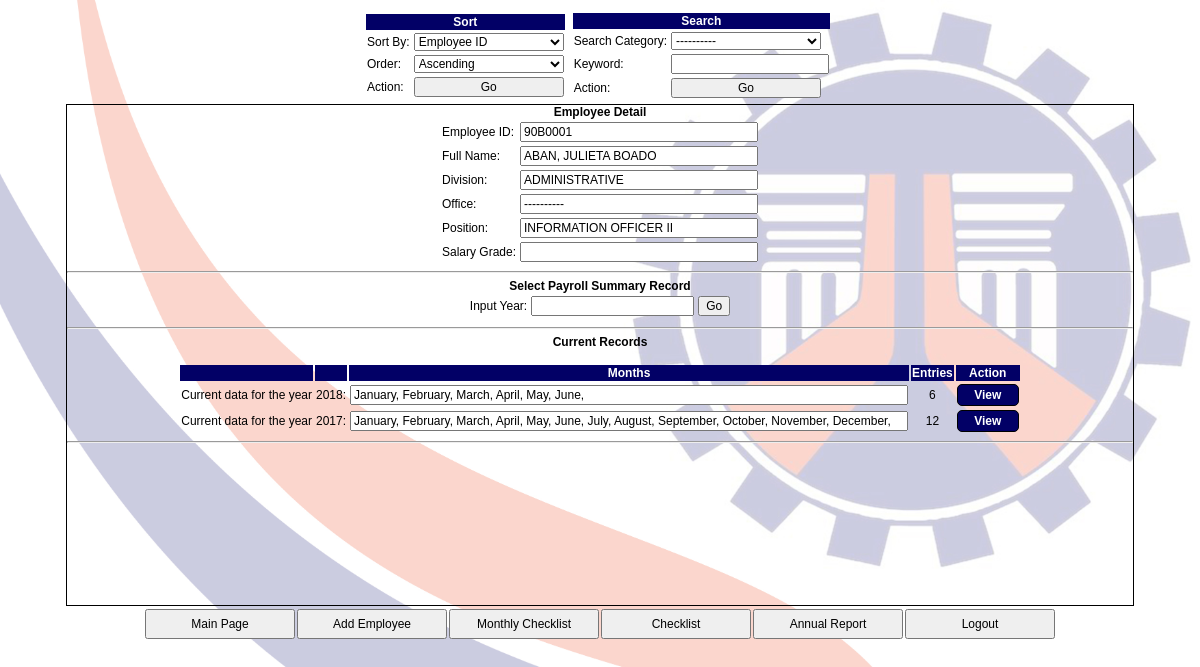
The page /ORIGINAL/Payroll_Summary/php/view_summary.php?id=90B0001 (signed in) on the database as committed earlier.
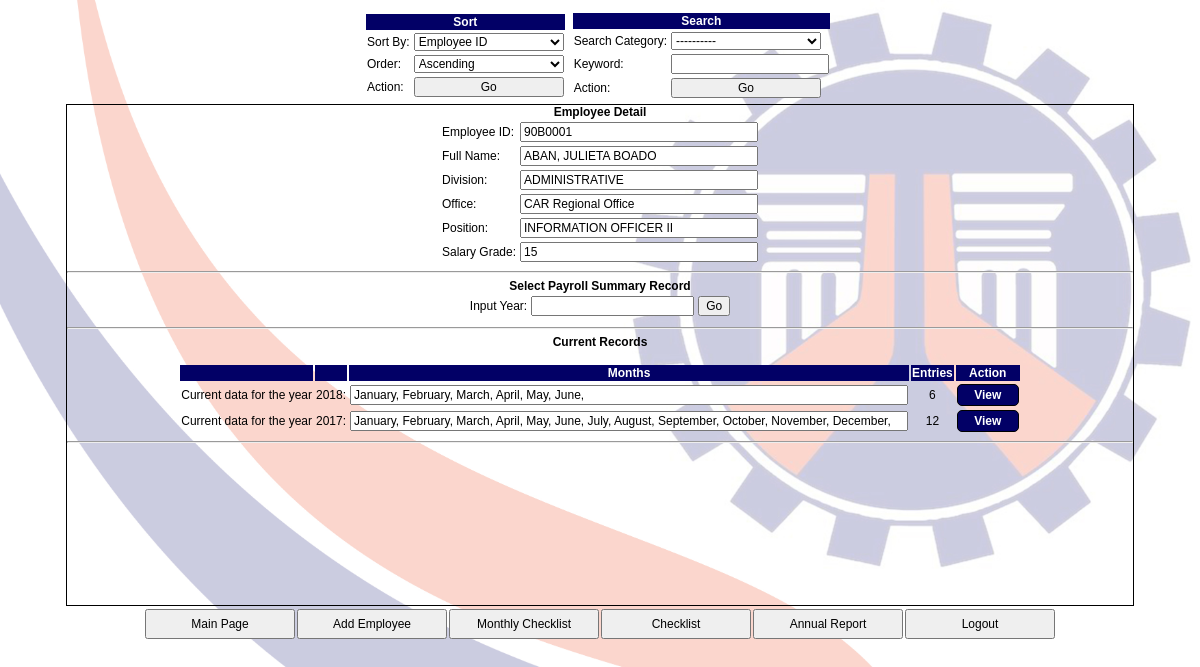
The same page on the database as committed later.
### tables this page shows
CREATE TABLE `employees` (
  `id` varchar(25) NOT NULL,
  `lastname` varchar(45) NOT NULL,
  `firstname` varchar(45) NOT NULL,
  `middlename` varchar(45) NOT NULL,
  `division` varchar(45) DEFAULT NULL,
  `office` varchar(50) DEFAULT NULL,
  `position` varchar(45) NOT NULL,
  `salarygrade` varchar(20) DEFAULT NULL,
  `bpno` varchar(25) DEFAULT NULL,
  `middle_initial` varchar(25) DEFAULT NULL,
  `prefix` varchar(25) DEFAULT NULL,
  `extention` varchar(25) DEFAULT NULL,
  `birthdate` date DEFAULT NULL,
  `crn` varchar(25) DEFAULT NULL,
  PRIMARY KEY (`id`)
);

### ORIGINAL/Payroll_Summary/php/view_summary.php (the view, shortened to what this page needs)
<!DOCTYPE html>
<html>
<head>
	<?php
		include 'dbconn.php';
		include 'links.php';
	?>
</head>
<body>
<?php
	include 'search_main.php';
?>
<div id="sub">
<h3>Employee Detail</h3>
<?php
		$id = $_GET['id'];
		$result = $conn->query("SELECT * FROM employees WHERE id = '{$id}'");
	    echo "<table>";
	    while($row = $result->fetch_assoc()){
	    	echo "<td class='format'><label >Employee ID: </label></td>";
	    	echo '<td><input class = "tb_size1" readonly type="text" value="'.$row['id'].'"</input></td>';
	    	echo '<tr>';
	    	echo "<td class='format'><label>Full Name: </label></td>";
	    	echo '<td><input class = "tb_size1" readonly type="text" value="'.$row['lastname'].', '.$row['firstname'].' '.$row['middlename'].'"</input></td>';
	    	echo '</tr>';
	    	echo '<tr>';
	    	echo "<td class='format'><label>Division: </label></td>";
	    	echo '<td><input class = "tb_size1" readonly type="text" value="'.$row['division'].'"</input></td>';
	    	echo '</tr>';
	    	echo '<tr>';
	    	echo "<td class='format'><label>Office: </label></td>";
	    	echo '<td><input class = "tb_size1" readonly type="text" value="'.$row['office'].'"</input></td>';
	    	echo '</tr>';
	    	echo '<tr>';
	    	echo "<td class='format'><label>Position: </label></td>";
	    	echo '<td><input class = "tb_size1" readonly type="text" value="'.$row['position'].'"</input></td>';
	    	echo '</tr>';
	    	echo '<tr>';
	    	echo "<td class='format'><label>Salary Grade: </label></td>";
	    	echo '<td><input class = "tb_size1" readonly type="text" value="'.$row['salarygrade'].'"</input></td>';
	    	echo '</tr>';
	    }
	    echo "</table>";
?>
<hr>
<h3>Select Payroll Summary Record</h3>
		<?php
			echo '<form id="Home" action="view_monthly.php?id='.$id.'" method="post">';
		?>
<table>
	<tr>
		<td>Input Year: </td>
		<td><input type="text" maxlength = "4" name="year"></input></td>
		<td><input type="submit" value="Go"></input></td>
	</tr>
</table>
<hr>
<?php
		$id = $_GET['id'];
	    $result2 = $conn->query("SELECT DISTINCT payroll_data.year FROM payroll_data LEFT JOIN employees ON payroll_data.id = employees.id WHERE employees.id ='".$id."' ORDER BY payroll_data.year DESC ");
	    echo "<h3>Current Records</h3>";
	    echo "<br>";
	    echo "<table>";
	    echo "<tr>";
	    echo "<th></th>";
	    echo "<th></th>";
	    echo "<th>Months</th>";
	    echo "<th>Entries</th>";
	    echo "<th>Action</th>";
	    echo "</tr>";
	    while($row = $result2->fetch_assoc()){
	    	echo '<tr>';
	    	echo "<td class='format'><label >Current data for the year </label></td>";
	    	echo '<td><label>'.$row['year'].': </label></td>';
	   		echo '<td><input class = "tb_size10" readonly type="text" value="';
	   		$result3 = $conn->query("SELECT * FROM payroll_data LEFT JOIN employees ON payroll_data.id = employees.id WHERE employees.id ='".$id."' AND year = ".$row['year']." ORDER BY month_num ASC");
	   		while($row2 = $result3->fetch_assoc()){
	   			echo $row2['month'].", ";
	   		}
	   		echo '"</input></td>';
	   		echo "<td>".$result3->num_rows."</td>";
	   		echo "<td><a href = 'view_individually.php?id=".$id."&year=".$row['year']."'>View</a></td>";
	    	echo '</tr>';
	    }
	    echo "</table>";
?>
</form>
<hr>
</div>
<?php
	include 'universal_footer.php';
?>
</body>
</html>

### ORIGINAL/Payroll_Summary/php/links.php
<link rel="stylesheet" type="text/css" href="../style/style.css">

### ORIGINAL/Payroll_Summary/php/search_main.php (shortened to what this page needs)
<table id="main_menu">
<tr>
<td>
<table>
		<form id="Home" action="portal_sort.php" method="post">
		<tr>
			<th colspan="2">Sort</th>
		</tr>
		<tr>
			<td>
				<label>Sort By: </label>
			</td>
			<td>
				<select name="sort_op">
					<option>Employee ID</option>
				</select>
			</td>
		</tr>
		<tr>
			<td>
				<label>Order: </label>
			</td>
			<td>
				<select name="sort_or">
					<option>Ascending</option>
				</select>
			</td>
		</tr>
		<tr>
			<td>
				<label>Action: </label>
			</td>
			<td>
				<input class = "srbtn" type="submit" name = "submit" value="Go"></input>
			</td>
		</tr>
		</form>
	</table>
	</td>
	<td>
	<table>
		<form id="Home" action="portal_search.php" method="post">
		<tr>
			<th colspan="2">Search</th>
		</tr>
		<tr>
			<td>
				<label>Search Category: </label>
			</td>
			<td>
				<select name="categ_op_search">
					<option>----------</option>
				</select>
			</td>
			<td>
			</td>
		</tr>
		<tr>
			<td>
				<label>Keyword: </label>
			</td>
			<td>
				<input type="text" name='keyword'></input>
			</td>
		</tr>
		<tr>
			<td>
				<label>Action: </label>
			</td>
			<td>
				<input class = "srbtn" type="submit" value="Go"></input>
			</td>
		</tr>
		</form>
	</table>
	</td>
	</tr>
	</table>

### ORIGINAL/Payroll_Summary/php/universal_footer.php
<div id="footer" >
<table class="hide">
		<tr>
			<td>
				<form action="portal.php" method="post">
					<input class = "mjbtn" type="submit" value="Main Page"></input>
				</form>
			</td>
			<td>
				<form action="emp_add.php" method="post">
					<input class = "mjbtn" type="submit" value="Add Employee"></input>
				</form>
			</td>
			<td>
				<form action="monthly_checklist.php" method="post">
					<input class = "mjbtn" type="submit" value="Monthly Checklist"></input>
				</form>
			</td>
			<td>
				<form action="checklist.php" method="post">
					<input class = "mjbtn" type="submit" value="Checklist"></input>
				</form>
			</td>
			<td>
				<form action="annual_report_form.php" method="post">
					<input class = "mjbtn" type="submit" value="Annual Report"></input>
				</form>
			</td>
			<td>
				<form action="logout.php" method="post">
					<input class = "mjbtn" type="submit" value="Logout"></input>
				</form>
			</td>
		</tr>
	</table>
	</div>

### ORIGINAL/Payroll_Summary/style/style.css (style rules this page uses)
* { font-family: Tahoma,Verdana,Segoe,sans-serif; font-size: 12px; }
body { background-image: url('../resource/BG1.jpg'); background-size: 100%; background-repeat: no-repeat; }
a { background-color: white; text-decoration: none; display: block; width: 50px; height: 10px; background: #020066; padding: 5px; text-align: center; border-radius: 5px; color: white; font-weight: bold; line-height: 10px; border: 1px solid black; margin: auto; }
h1, h2 ,h3, h4, h5 { text-align: center !important; margin: auto !important; width: 100% !important; }
#main_menu { margin: auto; }
#main_menu input { width: 150px; }
#main_menu select { width: 150px; }
.tb_size1 { width: 230px; }
.tb_size10 { width: 550px; }
#footer { margin: auto; width: 90%; }
.mjbtn { width: 150px; height: 30px; }
#sub { width: 90%; height: 500px; border: 1px solid black; overflow: auto; margin: auto; }
#sub table { margin: auto; }
#sub td { text-align: center; }
#sub input { font-size: 12px; }
#footer { width: 100%; height: 100%; margin: auto; }
.hide { margin: 0 auto; }
.hide tr { min-width: 100px; }
.hide td { min-width: 100px; display: inline-block; }
.format { text-align: left !important; }
th { height: 10px; background: #020066; color:#fff; }

Rows that differ between the two databases and show on the page:
changed employees "ABAN, JULIETA BOADO": office "----------" → "CAR Regional Office"; salarygrade (not shown) → "15"
